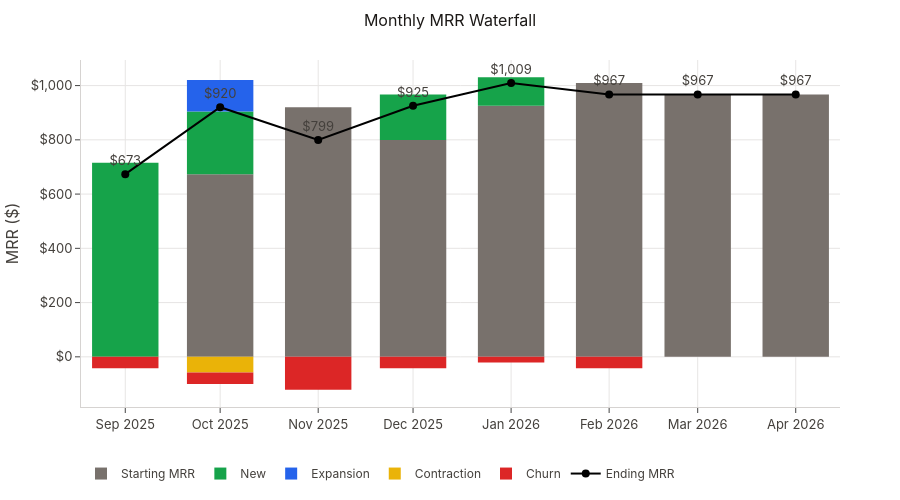

Notebook source saved alongside this figure:
### Code cell
reports.mrr.plot_waterfall(wf)

### Figure 1 — Plotly figure (JSON) as saved in the notebook; plotly's stock layout.template omitted (floating-point values rounded to 4 significant figures)
{"data": [{"marker": {"color": "#78716C"}, "name": "Starting MRR", "type": "bar", "x": ["2025-09", "2025-10", "2025-11", "2025-12", "2026-01", "2026-02", "2026-03", "2026-04"], "y": [0.0, 673.3, 920.3, 799.3, 925.3, 1009.0, 967.3, 967.3]}, {"marker": {"color": "#16A34A"}, "name": "New", "type": "bar", "x": ["2025-09", "2025-10", "2025-11", "2025-12", "2026-01", "2026-02", "2026-03", "2026-04"], "y": [715.3, 231.0, 0.0, 168.0, 105.0, 0.0, 0.0, 0.0]}, {"marker": {"color": "#2563EB"}, "name": "Expansion", "type": "bar", "x": ["2025-09", "2025-10", "2025-11", "2025-12", "2026-01", "2026-02", "2026-03", "2026-04"], "y": [0.0, 116.0, 0.0, 0.0, 0.0, 0.0, 0.0, 0.0]}, {"marker": {"color": "#EAB308"}, "name": "Contraction", "type": "bar", "x": ["2025-09", "2025-10", "2025-11", "2025-12", "2026-01", "2026-02", "2026-03", "2026-04"], "y": [0.0, -58.0, 0.0, 0.0, 0.0, 0.0, 0.0, 0.0]}, {"marker": {"color": "#DC2626"}, "name": "Churn", "type": "bar", "x": ["2025-09", "2025-10", "2025-11", "2025-12", "2026-01", "2026-02", "2026-03", "2026-04"], "y": [-42.0, -42.0, -121.0, -42.0, -21.0, -42.0, 0.0, 0.0]}, {"line": {"color": "black", "width": 2}, "marker": {"size": 8}, "mode": "lines+markers+text", "name": "Ending MRR", "text": ["$673", "$920", "$799", "$925", "$1,009", "$967", "$967", "$967"], "textposition": "top center", "type": "scatter", "x": ["2025-09", "2025-10", "2025-11", "2025-12", "2026-01", "2026-02", "2026-03", "2026-04"], "y": [673.3, 920.3, 799.3, 925.3, 1009.0, 967.3, 967.3, 967.3]}], "layout": {"barmode": "relative", "height": 500, "legend": {"orientation": "h", "y": -0.15}, "title": {"text": "Monthly MRR Waterfall"}, "yaxis": {"tickformat": ",", "tickprefix": "$", "title": {"text": "MRR ($)"}}}}
